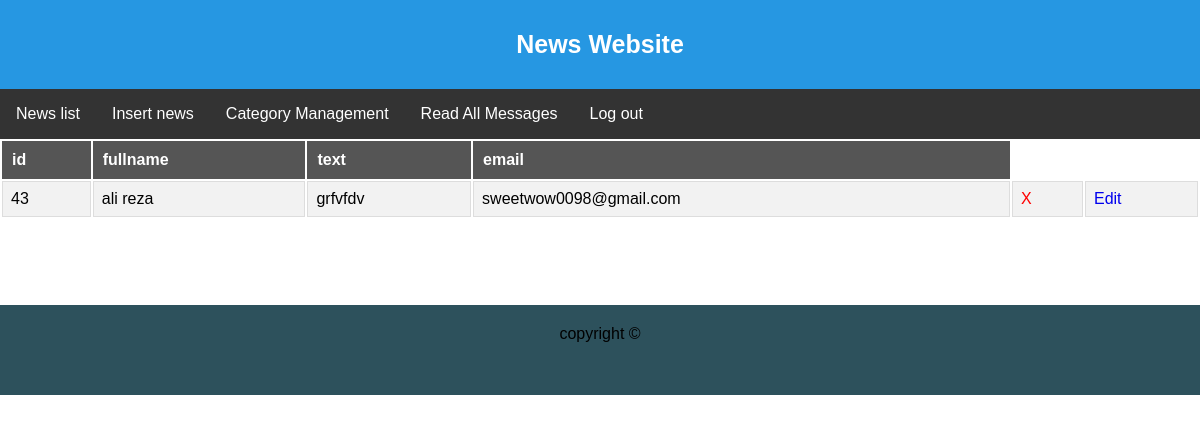
The app's page /admin/show1_message&id=43 (signed in), older data.
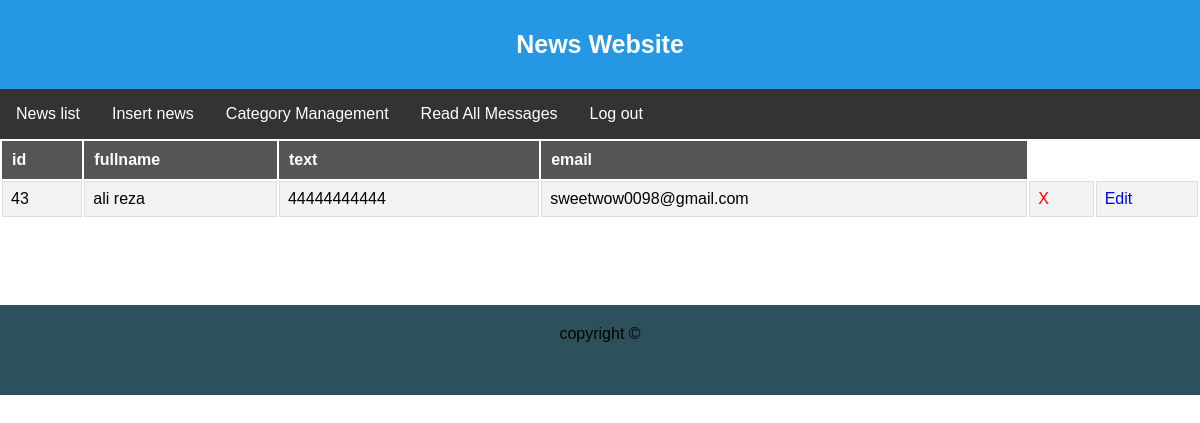
The same page, newer data.
### tables this page shows
CREATE TABLE `contact` (
  `id` int(11) NOT NULL,
  `fullname` varchar(100) NOT NULL,
  `email` varchar(100) NOT NULL,
  `text` text NOT NULL
);

### Lib/View.php (called while the page is built, shortened)
<?php
	class View
	{
		public function render($view_name, $data = null)
		{
			require "Views/" . $view_name . ".php";
		}
	}

### Lib/Bootstrap.php (called while the page is built, shortened)
<?php
	class Bootstrap
	{
		function __construct()
		{
		  if(!isset($_GET['page']) || $_GET['page'] == "index.php")
		  {
			$page= "main";
		  } else {
			$page = $_GET['page'];
		  }
		  $arr = explode("/", $page);
		  $controller = new $ctrl();
		  $controller->loadModel($arr[0]);
		  if(isset($arr[1])){
			  $method = $arr[1];
		  } else {
			  $method = "index";
		  }
		  $controller->{$method}();
		}
	}

### index.php (called while the page is built, shortened)
<?php
  include('Lib/Bootstrap.php');
  include('Lib/Controller.php');
  include('Lib/View.php');
  include('Lib/DB.php');
  $app = new Bootstrap();
  ?>

### Lib/Controller.php (called while the page is built, shortened)
<?php
	class Controller
	{
		public function loadModel($model_name){
			$model = "Models/" . ucwords($model_name) . ".php";
		    if(file_exists($model)){
		        $this->model = new $model_name();
            }
        }
	}

### Lib/DB.php (called while the page is built, shortened)
<?php
    class DB
    {
        function __construct()
        {
            $this->db = new mysqli(HOST, DB_USERNAME, DB_PASS, DB_NAME);
            mysqli_set_charset($this->db,"utf8");
        }
        public function db_exec($sql)
        {
            return $this->db->query($sql);
        }
    }

### Models/Contact.php (called while the page is built, shortened)
<?php
  class Contact extends DB
  {
    public function c_getone($id)
    {
      return $this->db_exec("SELECT * FROM contact WHERE `id` = $id");
    }
  }

### Views/admin/show_message.php (the view, shortened to what this page needs)
<table>
	<tr>
        <th>id</th>
		<th>fullname</th>
		<th>text</th>
		<th>email</th>
	</tr>
	<?php
		$message = $onemessage->fetch_assoc()
	?>
	<tr>
        <td><?php echo $message["id"]; ?></td>
		<td><?php echo $message["fullname"]; ?></td>
		<td><?php echo $message["text"]; ?></td>
		<td><?php echo $message["email"]; ?></td>
		<td><a class="remove" href="./delete_messages&id=<?php echo $message["id"]; ?>">X</a></td>
        <td><a class="text" href="./update_messages&id=<?php echo $message["id"]; ?>">Edit</a></td>
	</tr>
</table>
<br>
		<br>

Row changes from the older to the newer data that the page shows:
changed contact "ali reza": text "grfvfdv" → "44444444444"
